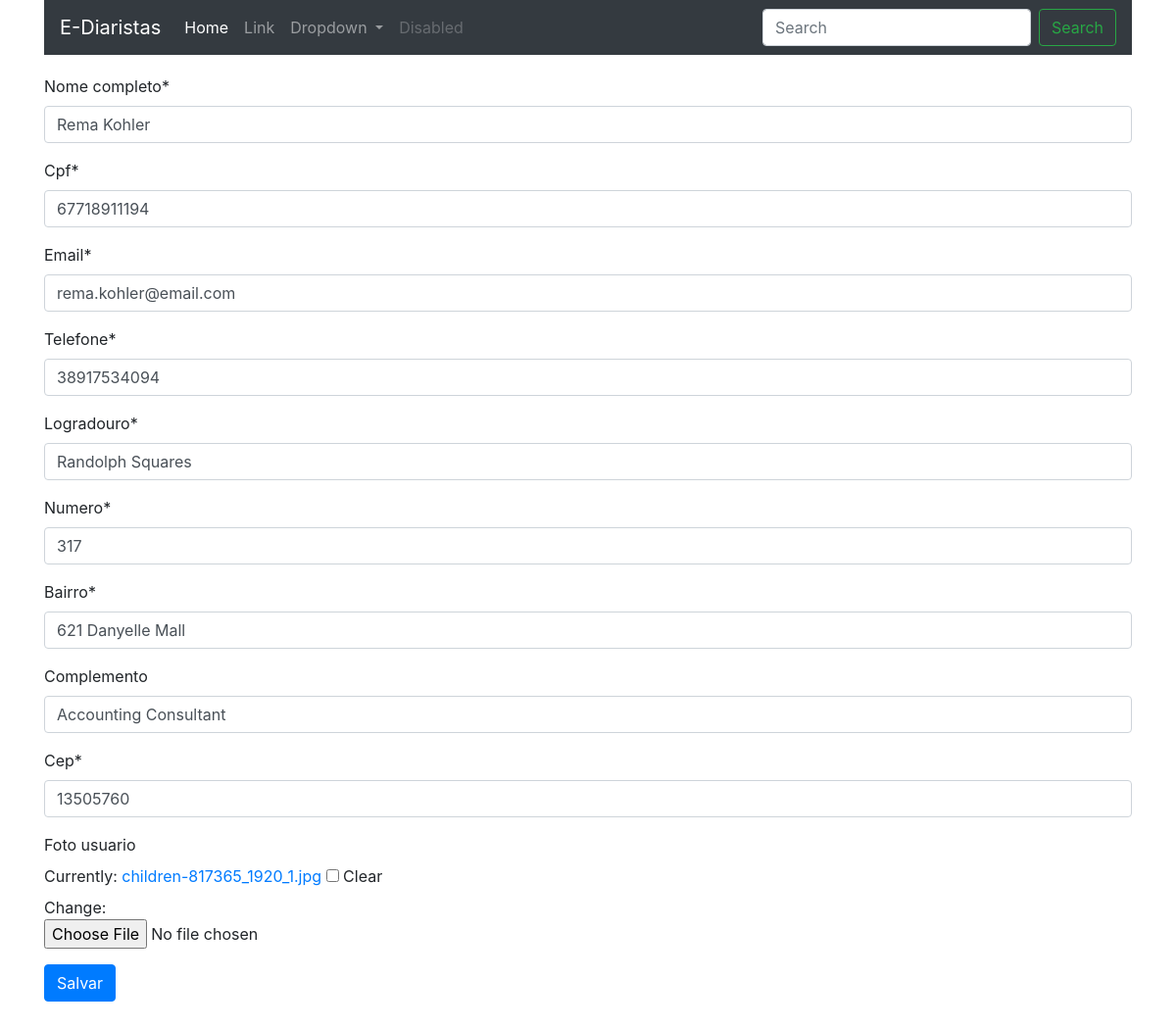
/web/editar_diarista/3, run on the app's committed database.
### web/models.py (models this page shows)
class Diarista(models.Model):
    nome_completo = models.CharField(max_length=100, null=False, blank= False)
    cpf = models.CharField(max_length=11, null=False, blank=False)
    email = models.EmailField(null=False, blank=False, unique=True)
    telefone = models.CharField(max_length=11, blank=False, null=False)
    logradouro = models.CharField(max_length=60, blank=False, null=False)
    numero = models.IntegerField(blank=False, null=False)
    bairro = models.CharField(max_length=30, blank=False, null=False)
    complemento = models.CharField(max_length=100, blank=True, null=False)
    cep = models.CharField(max_length=8, blank=False, null=False)
    estado = models.CharField(max_length=2, blank=False, null=False)
    cidade = models.CharField(max_length=30, null=False, blank=False)
    codigo_ibge = models.IntegerField(blank=False, null=False)
    foto_usuario = models.ImageField(null=False)

### web/views.py (the view)
# urls.py: path("editar_diarista/<int:id>", update_diarista, name="editar_diarista"),
def update_diarista(request, id):
    diarista = Diarista.objects.get(id=id)
    if request.method == "POST":
        diarista_form = DiaristaForm(request.POST or None, request.FILES or None,instance=diarista)
        if diarista_form.is_valid():
            diarista_form.save()
            return redirect('listar_diaristas')
    else:
        diarista_form = DiaristaForm(instance=diarista)
    return render(
        request, 'diarista_form.html',
        {"diarista_form": diarista_form, "btn_name": "Salvar", "title": "Editar Diarista"}
    )

### web/forms/diarista_form.py (shortened to what this page needs)
class DiaristaForm(forms.ModelForm):
    cpf = forms.CharField(widget=forms.TextInput(attrs={'data-mask': '000.000.000-00'}))
    cep = forms.CharField(widget=forms.TextInput(attrs={'data-mask': '00000-000'}))
    telefone = forms.CharField(widget=forms.TextInput(attrs={'data-mask': '(00) 00000-0000'}))
    foto_usuario = forms.ImageField(required=False)
    class Meta:
        model = Diarista
        exclude = ("codigo_ibge", "estado", "cidade")

### web/templates/diarista_form.html (shortened to what this page needs)
{% extends 'base.html' %}
{% load crispy_forms_tags %}
{% block conteudo %}
    <form method="post" enctype="multipart/form-data">
            {{ diarista_form|crispy }}
        <button type="submit" class="btn btn-primary">{{btn_name}}</button>
    </form>
    <div style="padding-bottom: 30px"></div>
{% endblock conteudo %}

### data on the page
Diarista: nome_completo "Rema Kohler", cpf "67718911194", email "rema.kohler@email.com", telefone "38917534094", logradouro "Randolph Squares", numero "317", bairro "621 Danyelle Mall", complemento "Accounting Consultant", cep "13505760"

### other printed values
{{ btn_name }} "Salvar"
